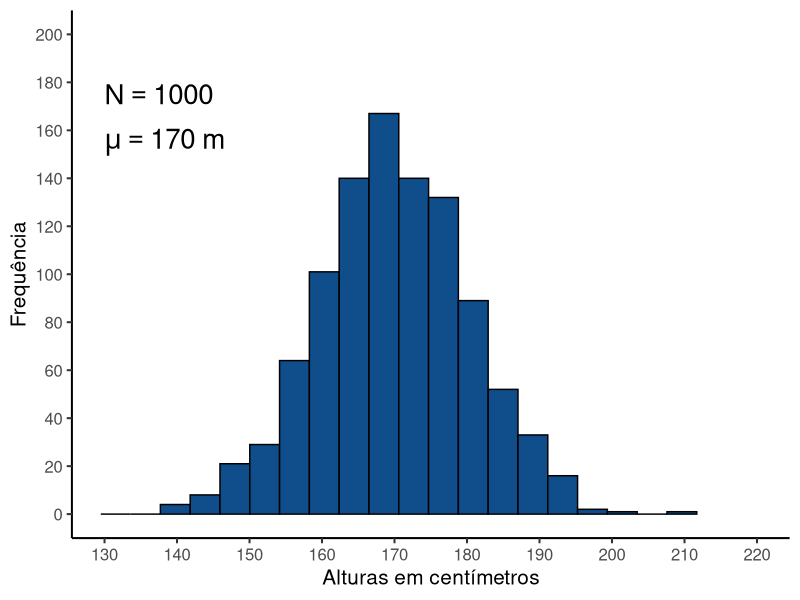
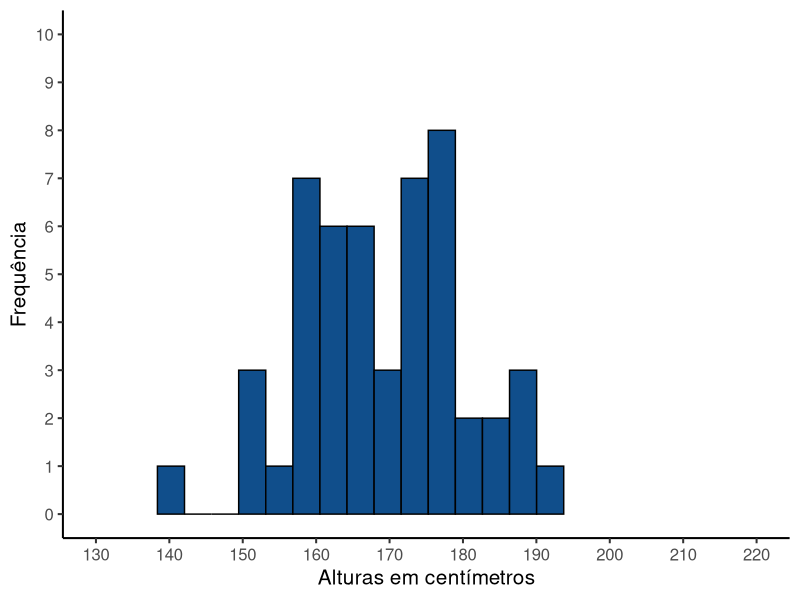
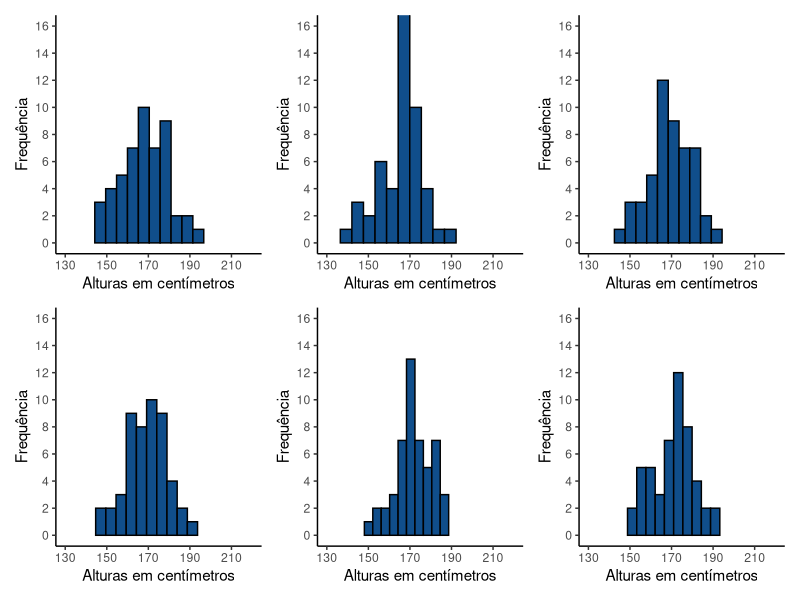
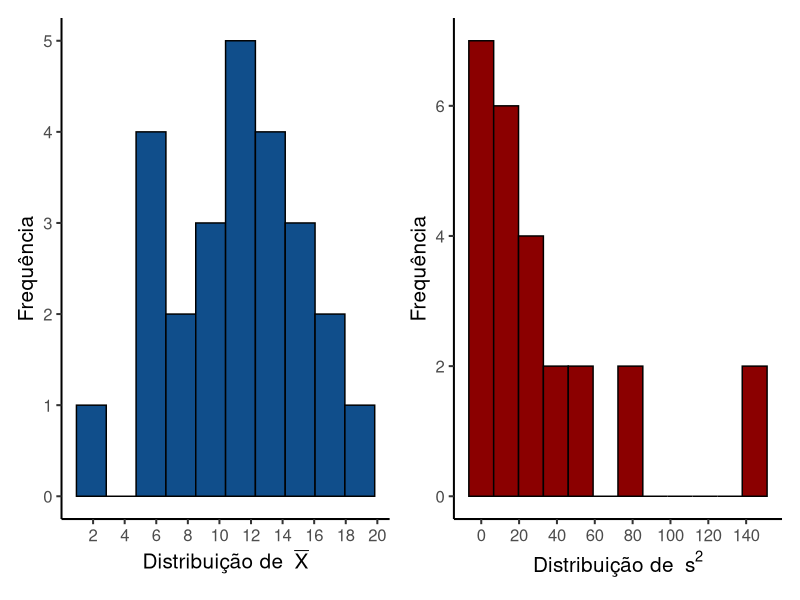
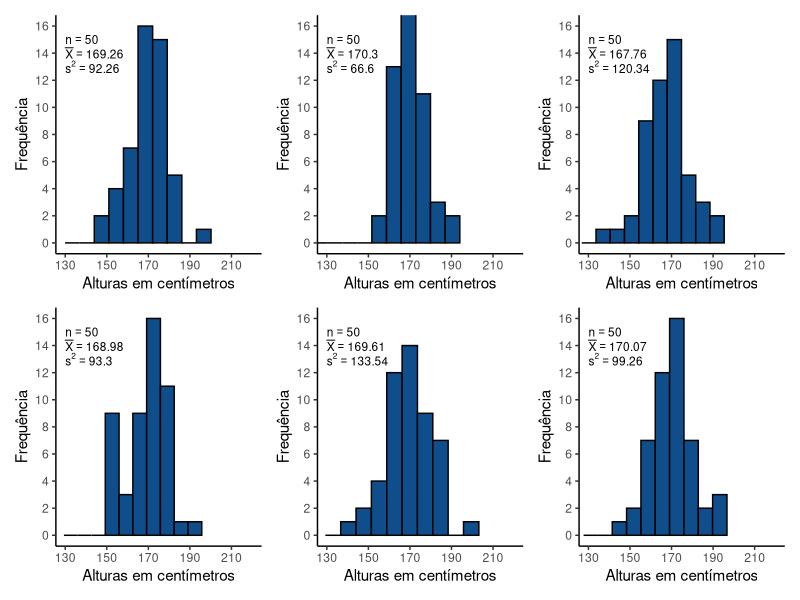

Write the R code that produced these figures, in order.
## ---- chunk 1
library(tidyverse)
library(patchwork)
library(knitr)
## ---- chunk 2
#| echo: false
mu = 170
N = 1000
## ---- chunk 3
#| code-fold: true
mu = 170
sd = 10
N = 1000
set.seed(1)
adultos = data.frame(
  CP = round(rnorm(n = N, mean = mu, sd = sd),2)
  )

plt_pop = ggplot(adultos, aes(x = CP)) +
  geom_histogram(fill = 'dodgerblue4', 
                 color = 'black', bins = 20) +
   labs(x = "Alturas em centímetros",
        y = "Frequência") +
  scale_x_continuous(breaks = seq(130, 220, by = 10)) +
  scale_y_continuous(breaks = seq(0, 200, by = 20)) +
  coord_cartesian(ylim = c(0, 200), xlim = c(130, 220)) +
  theme_classic(base_size = 15)
## ---- chunk 4
#| code-fold: true
#| label: fig-distr-pop1
#| fig-cap: 'Distribuição de uma população estatística representando as alturas (em centímetros) de adultos acima de 18 anos.'
plt_pop +
  annotate(geom = 'text', x = 130, y = 175, 
           label = deparse(bquote('N' == .(N))), parse = TRUE, hjust = 0, size = 7) +
  annotate(geom = 'text', x = 130, y = 155, 
           label = deparse(bquote(mu == .(mu) ~ 'm')), parse = TRUE, hjust = 0, size = 7)
## ---- chunk 5
#| code-fold: true
n = 50
set.seed(2)
selecao = sample(N, size = n)
Am1 = sort(adultos$CP[selecao], decreasing = FALSE)
## ---- chunk 6
#| code-fold: true
#| label: fig-distr-pop2
#| fig-cap: 'Amostra de tamanho n = 50 da população estatística de alturas.'
amostra_df = data.frame(CP = adultos$CP[selecao]) 
ggplot(amostra_df, aes(x = CP)) +
  geom_histogram(fill = 'dodgerblue4', color = 'black', bins = 15) +
   labs(x = "Alturas em centímetros",
        y = "Frequência") +
  scale_x_continuous(breaks = seq(130, 220, by = 10)) +
  scale_y_continuous(breaks = seq(0, 10, by = 1)) +
  coord_cartesian(xlim = c(130, 220), ylim = c(0, 10)) +
  theme_classic(base_size = 15)

## ---- chunk 7
#| code-fold: true
#| label: fig-distr-pop3
#| fig-cap: 'Seis diferentes amostra de tamanho n = 50 da população estatística de alturas.'

plot_list = list()
for (i in 1:6){
  df = slice_sample(adultos, n = n)
  p = ggplot(df, aes(x = CP)) +
    geom_histogram(fill = 'dodgerblue4', color = 'black', bins = 10) +
    labs(x = "Alturas em centímetros",
         y = "Frequência") +
  scale_x_continuous(breaks = seq(130, 220, by = 20)) +
  scale_y_continuous(breaks = seq(0, 16, by = 2)) +
  coord_cartesian(xlim = c(130, 220), ylim = c(0, 16)) +
    theme_classic()
  plot_list[[i]] = p
}

(plot_list[[1]] + plot_list[[2]] + plot_list[[3]]) /
  (plot_list[[4]] + plot_list[[5]] + plot_list[[6]])

## ---- chunk 8
#| code-fold: true
Nsmall = 5
nsmall = 2
set.seed(5)
pop_small = sample(20, size = Nsmall, replace = F)
mu = mean(pop_small)
sigma2 = sum((pop_small - mu)^2)/Nsmall

m = matrix(NA, ncol = Nsmall, nrow = Nsmall)
rownames(m) = colnames(m) = as.character(pop_small)
for (i in 1:Nsmall){
  for (j in 1:Nsmall){
    m[i,j] = paste('(', pop_small[i], ' ; ', pop_small[j], ')', sep = '')
  }
}

## ---- chunk 9
#| label: tbl-amostra-n2
#| tbl-cap: 'Todas as amostras possíveis de tamanho n = 2 da população estatística com N = 5'
#| code-fold: true
knitr::kable(m)
## ---- chunk 10
#| code-fold: true
tab_df = data.frame(expand_grid(pop_small, pop_small))
colnames(tab_df) = c('X1', 'X2')
tab_df = tab_df |> 
  rowwise() |> 
  mutate(Xm = mean(c(X1,X2)),
         s2 = var(c(X1,X2)))
Ex = mean(tab_df$Xm)
Es2 = mean(tab_df$s2)
## ---- chunk 11
#| label: tbl-amostra-n2-estimadores
#| tbl-cap: 'Média e variância amostrais para todas as amostras possíveis de tamanho n = 2 da população estatística com N = 5'
#| code-fold: true
tab_df |> 
  knitr::kable(col.names = c('$x_1$', '$x_2$', '$\\overline{X}$', '$s^2$'))
## ---- chunk 12
#| code-fold: true
plt_Xm = ggplot(tab_df, aes(x = Xm)) +
  geom_histogram(fill = 'dodgerblue4', color = 'black', bins = 10) +
   labs(x = bquote('Distribuição de ' ~ bar(X)),
        y = "Frequência") +
  scale_x_continuous(breaks = seq(0, 20, by = 2)) +
  theme_classic(base_size = 15)

plt_s2 = ggplot(tab_df, aes(x = s2)) +
  geom_histogram(fill = 'red4', color = 'black', bins = 12) +
   labs(x = bquote('Distribuição de ' ~ s^2),
        y = "Frequência") +
  scale_x_continuous(breaks = seq(0, 200, by = 20)) +
  theme_classic(base_size = 15)

## ---- chunk 13
#| label: fig-amostra-n2-estimadores
#| fig-cap: 'Distribuição das médias e variâncias amostrais com n = 2'
#| code-fold: true
plt_Xm | plt_s2
## ---- chunk 14
#| code-fold: true
#| label: fig-distr-pop4
#| fig-cap: 'Seis diferentes amostras de tamanho n = 50 da população de alturas.'

plot_list = list()
for (i in 1:6){
  df = slice_sample(adultos, n = n)
  x_bar = mean(df$CP)
  s2_bar = var(df$CP)
  p = ggplot(df, aes(x = CP)) +
    geom_histogram(fill = 'dodgerblue4', color = 'black', bins = 10) +
    labs(x = "Alturas em centímetros",
         y = "Frequência") +
    scale_x_continuous(breaks = seq(130, 220, by = 20)) +
    scale_y_continuous(breaks = seq(0, 16, by = 2)) +
    coord_cartesian(xlim = c(130, 220), ylim = c(0, 16)) +
    annotate(geom = 'text', x = 130, y = 15, label = deparse(bquote('n' == .(n))), parse = TRUE, hjust = 0, size = 3) +
    annotate(geom = 'text', x = 130, y = 14, label = deparse(bquote(bar(X) == .(round(x_bar,2)))), parse = TRUE, hjust = 0, size = 3) +
    annotate(geom = 'text', x = 130, y = 13, label = deparse(bquote(s^2 == .(round(s2_bar,2)))), parse = TRUE, hjust = 0, size = 3) +
    theme_classic()
  plot_list[[i]] = p
}

(plot_list[[1]] + plot_list[[2]] + plot_list[[3]]) /
  (plot_list[[4]] + plot_list[[5]] + plot_list[[6]])

## ---- chunk 15
#| echo: false
#| label: fig-amostr-inf
#| fig-cap: 'Processo de amostragem e inferência estatística.'
# image_read("img/amostragem_inferencia.png") |> 
#   image_scale('x1000')
